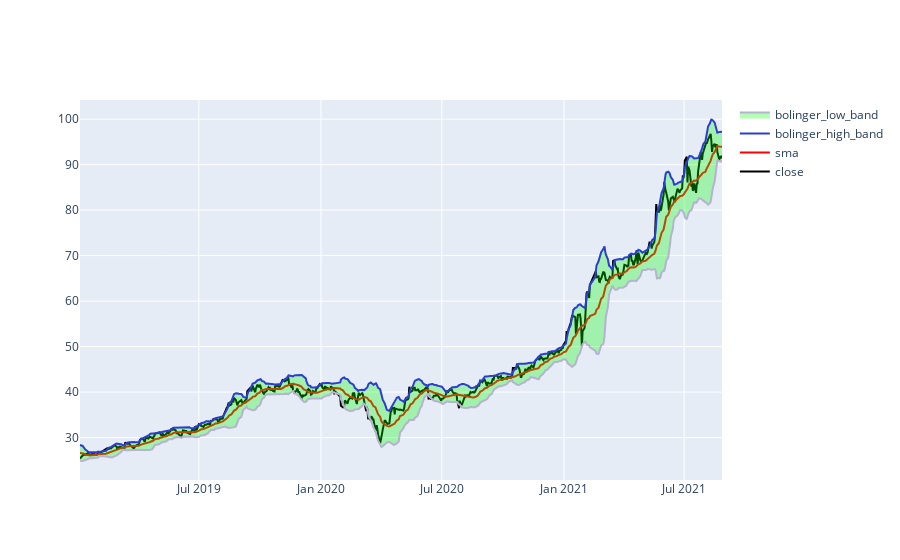

Notebook cell for this chart:
### Code cell
plot_bolinger(df_bolinger.iloc[3000:],'Bolinger band')

### Figure 1 — Plotly figure (JSON) as saved in the notebook; plotly's stock layout.template omitted (floating-point values rounded to 4 significant figures; data arrays with more than 128 entries replaced by an {"elided": "..."} marker saying what was removed)
{"data": [{"line": {"color": "black"}, "name": "close", "type": "scatter", "x": {"elided": "663 str values"}, "y": {"elided": "663 float values"}}, {"line": {"color": "red"}, "name": "sma", "type": "scatter", "x": {"elided": "663 str values"}, "y": {"elided": "663 float values"}}, {"line": {"color": "#2D3ECF"}, "name": "bolinger_high_band", "showlegend": true, "type": "scatter", "x": {"elided": "663 str values"}, "y": {"elided": "663 float values"}}, {"fill": "tonexty", "fillcolor": "rgba(0,250,0,0.3)", "line": {"color": "#B6B2CF"}, "name": "bolinger_low_band", "showlegend": true, "type": "scatter", "x": {"elided": "663 str values"}, "y": {"elided": "663 float values"}}], "layout": {}}
